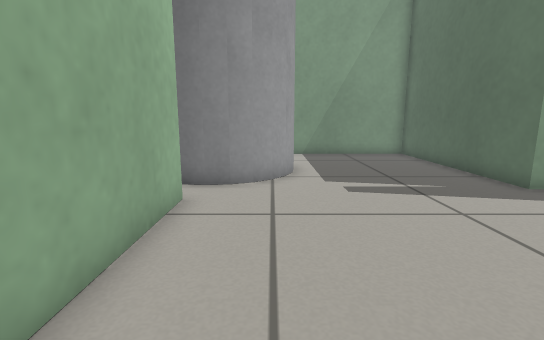
view 1 (above)

14 first-person views from a walk through a Gazebo world. The camera is 0.5 m above the floor, tilts 10° down and sees 85° across. The floor is counted in squares, 0.25 m on a side. Each view is taken from the middle of a square. On the plan, view 1 faces up. The plan holds only what a view shows up to about 17 squares ahead; the rest is blank. The place goes on beyond the plan.

view 2
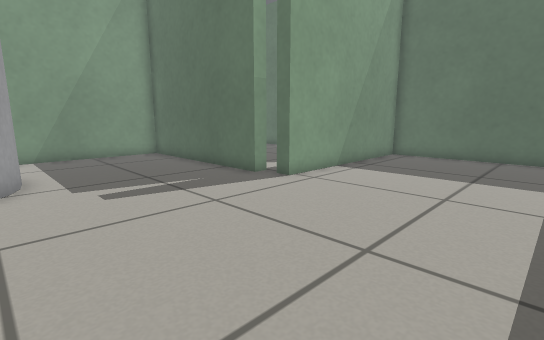

view 3
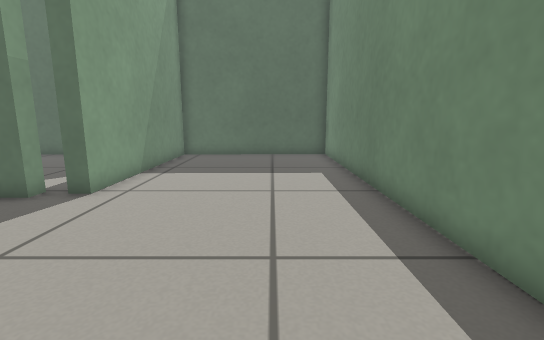

view 4
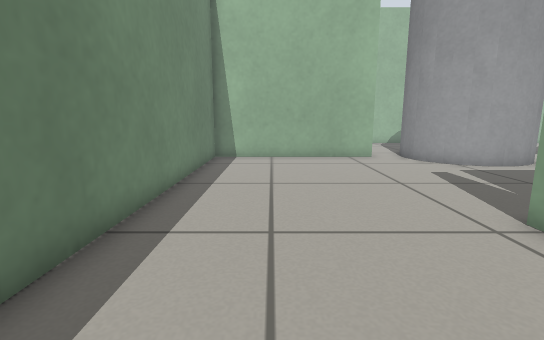

view 5
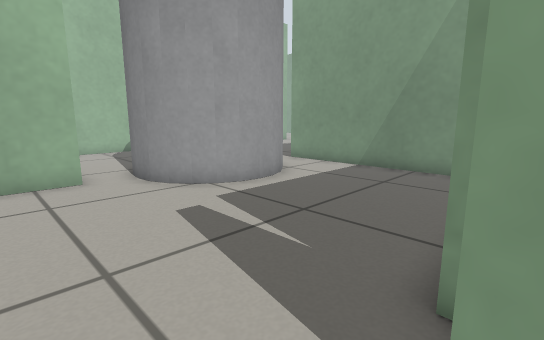

view 6
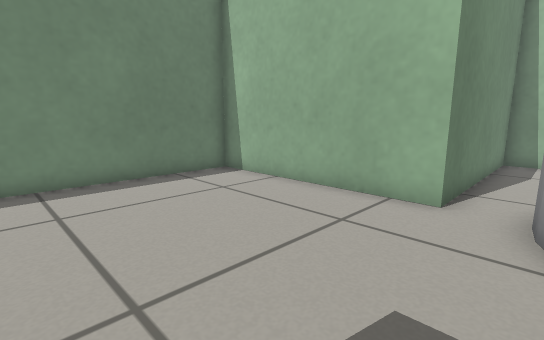

view 7
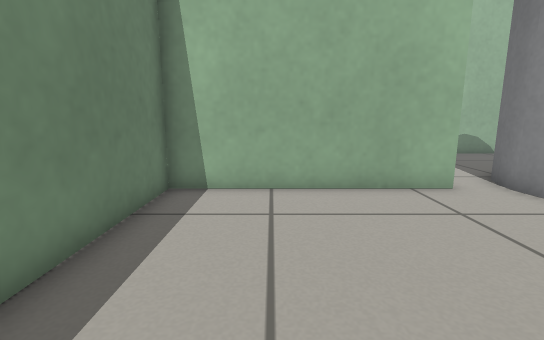

view 8
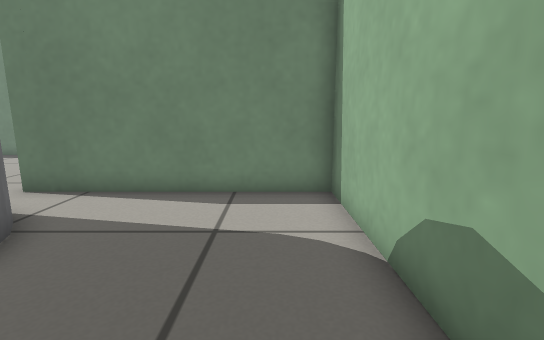

view 9
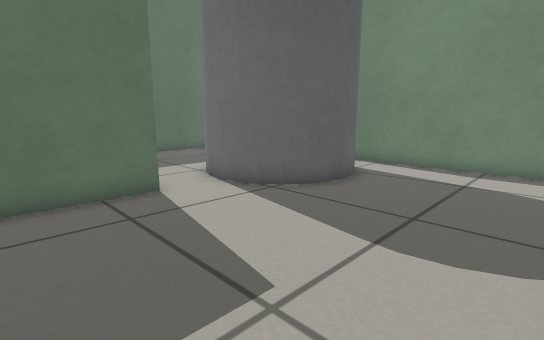

view 10
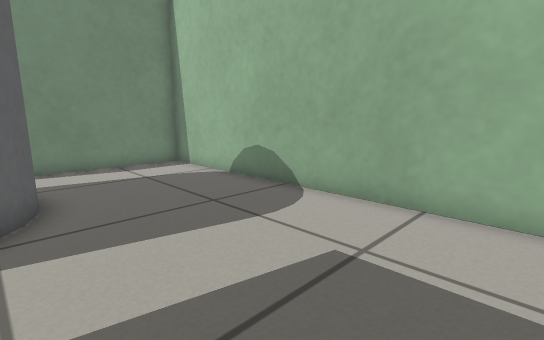

view 11
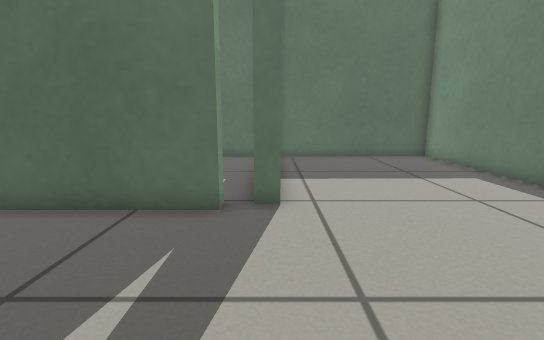

view 12
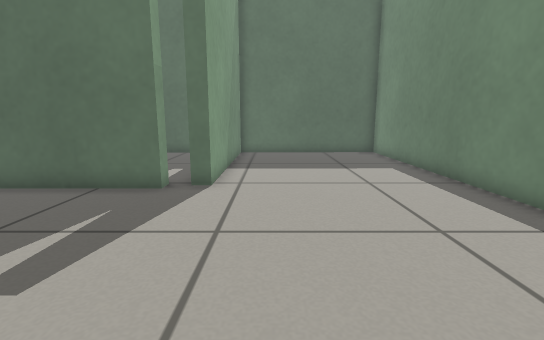

view 13
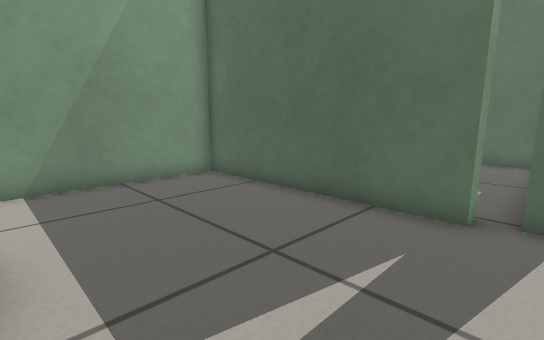

view 14
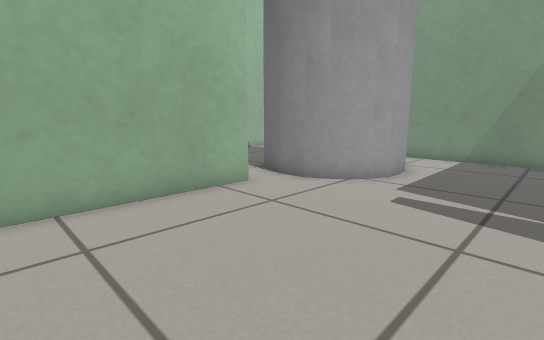

### Floor plan
Key: @ floor where view 1 was taken; # wall or solid block; . floor; C grey cylinder.
Columns run from 11 left of view 1 to 16 right of it. Each row starts with its distance up from view 1.
 20 #........#
 19 #........#
 18 #........#
 17 #........##########
 16 #.................#
 15 #.................#        #
 14 #......CCCCC......#       .#
 13 #.....CC   CC.....#      ..#
 12 #.....C     C.....#     .. #
 11 #.....C    CC.....#   ...  #
 10 #......C   C......#  ......#
  9 #......CCCCC......# .......#
  8 #.................##.......#
  7 ##########.........#########
  6          #.................#
  5          #.................#
  4          #.................#
  3          #.................#
  2          #.................#
  1          #.................#
  0          #.@...............#
 -1          ###################

Where each view was taken, in squares from view 1:
view 1: 0 up, 0 right, facing up
view 2: 0 up, 0 right, facing up-right
view 3: 2 up, 0 right, facing right
view 4: 2 up, 13 right, facing left
view 5: 5 up, 8 right, facing up-left
view 6: 9 up, 5 right, facing down-left
view 7: 2 up, 6 right, facing left
view 8: 15 up, 9 left, facing down
view 9: 20 up, 10 left, facing down-right
view 10: 20 up, 4 left, facing down-left
view 11: 7 up, 1 right, facing right
view 12: 5 up, 1 left, facing right
view 13: 7 up, 1 right, facing up-right
view 14: 1 up, 5 right, facing up-left
